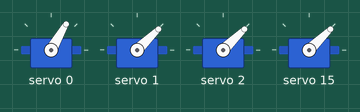
Simulated run of this sketch. Board: Arduino Uno, built with avr-gcc and run on an emulated ATmega328P. Shown: 4 × servo. What the sketch prints to the serial monitor is not drawn.

Above: at 8.87 s.
At 14.8 s:
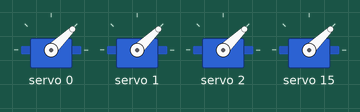
At 18.9 s:
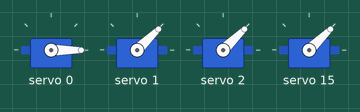
At 25.41 s:
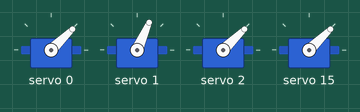
At 31.89 s:
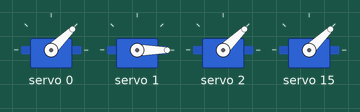
At 35.64 s:
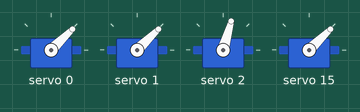
Timing chart, 0 to 40.0 s (numbered marks = the images above):
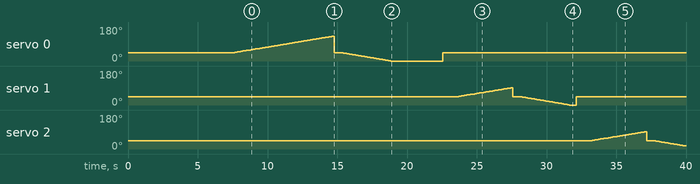

Measured:
- by itself, servo 2: rises from 44° to 92° in 3.9 s, then falls to 16° in 2.8 s

The sketch:

ServoTest.ino
```cpp
/********************************************/
/* 10/12/2025                               */
/* Pedro Ontiveros                          */
/* ontiveros.pedro@gmail.com                */
/*                                          */
/* This is a free software with NO WARRANTY */
/********************************************/

#include <Wire.h>
#include <Adafruit_PWMServoDriver.h>

#define SERVO_0   0
#define SERVO_1   1
#define SERVO_2   2
#define SERVO_3   3
#define SERVO_4   4
#define SERVO_5   5
#define SERVO_15  15

#define SERVO_MIN 150
#define SERVO_MAX 600
#define DELAY     500
#define STEP      80

#define ANGLE_0   0
#define ANGLE_90  90
#define ANGLE_180 180
#define PULSE_0   20
#define PULSE_180 470

Adafruit_PWMServoDriver servo = Adafruit_PWMServoDriver(0x40);

void setup() {
  Serial.begin(9600);
  Serial.println("Start servo tests...");
  servo.begin();
  servo.setOscillatorFrequency(27000000);
  servo.setPWMFreq(60);

  yield();

  setInitialPosition(SERVO_0);
  setInitialPosition(SERVO_1);
  setInitialPosition(SERVO_2);
  setInitialPosition(SERVO_15);

  delay(5000);
}

void loop() {

  Serial.println("start move");

  testInitServo(SERVO_0, 0, 180);
  testInitServo(SERVO_1, 40, 140);
  testInitServo(SERVO_2, 40, 140);
  testInitServo(SERVO_15, 65, 135);

  Serial.println("end mode");
}

void testServo(uint8_t nServo, int direction) {
  switch (nServo) {
    case SERVO_0:
    break;
    case SERVO_1:
    break;
    case SERVO_3:
    break;
    case SERVO_4:
    break;
    case SERVO_5:
    break;
    default:
      Serial.println("######## ERROR SERVO NUMBER #########");
  }
}

void setInitialPosition(int nServo) {
  // Initial position, logic pos 0, servo pos 90
  setServo(nServo, ANGLE_90);
  delay(DELAY);
}

void testInitServo(int nServo, int startPos, int endPos) {

  setInitialPosition(nServo);

  for (int i = ANGLE_90; i < endPos; i++) {
    setServo(nServo, i);
    delay(STEP);
  }

  setInitialPosition(nServo);

  for (int i = ANGLE_90; i > startPos; i--) {
    setServo(nServo, i);
    delay(STEP);
  }

  setInitialPosition(nServo);
}

void test_servo_0(int nServo) {

  setServo(nServo, ANGLE_90); // initial position
  delay(DELAY);

  for (int i = ANGLE_90; i < ANGLE_180; i++) {  // Move from center to left
    setServo(nServo, i);
    delay(STEP);
  }

  delay(DELAY);
  setServo(nServo, ANGLE_90);

  for (int i = ANGLE_90; i >= ANGLE_0; i--) {
    setServo(nServo, i);
    delay(STEP);
  }

  delay(DELAY);
  setServo(nServo, ANGLE_90);
}

void setServo(uint8_t nServo, int angle ) {
  int duty;

  duty = map(angle, ANGLE_0, ANGLE_180, PULSE_0, PULSE_180);

  servo.setPWM(nServo, 0, duty);
}
```
